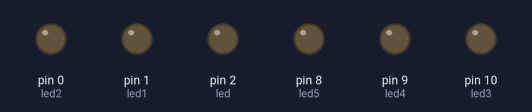
Recording of a sketch running on a simulated Arduino Uno, built with avr-gcc and run on an emulated ATmega328P. Shown: output pins drawn as LEDs (lit = HIGH).

Above: at 1.5 s.
At 2.0 s:
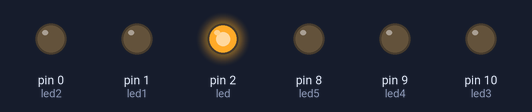
At 3.0 s:
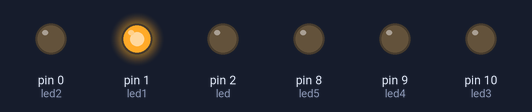
At 4.0 s:
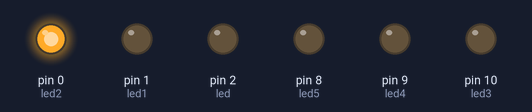
At 5.0 s:
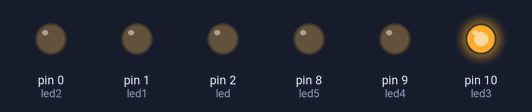
At 7.0 s:
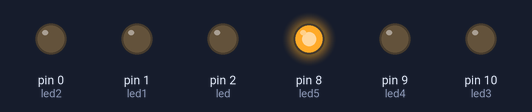
Timing chart, 0 to 9.4 s (numbered marks = the images above):
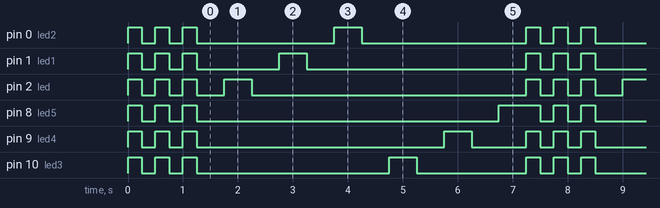

Measured:
- by itself, pin 0 (led2): repeats every 7.3 s: 2 × (LOW 0.25 s, HIGH 0.25 s), LOW 2.5 s, HIGH 0.50 s, LOW 3.0 s, HIGH 0.25 s
- by itself, pin 1 (led1): repeats every 7.3 s: 2 × (LOW 0.25 s, HIGH 0.25 s), LOW 1.5 s, HIGH 0.50 s, LOW 4.0 s, HIGH 0.25 s
- by itself, pin 2 (led): repeats every 7.3 s: 2 × (LOW 0.25 s, HIGH 0.25 s), LOW 0.50 s, HIGH 0.50 s, LOW 5.0 s, HIGH 0.25 s
- by itself, pin 8 (led5): repeats every 7.3 s: 2 × (LOW 0.25 s, HIGH 0.25 s), LOW 5.5 s, HIGH 0.75 s
- by itself, pin 9 (led4): repeats every 7.3 s: 2 × (LOW 0.25 s, HIGH 0.25 s), LOW 4.5 s, HIGH 0.50 s, LOW 1.0 s, HIGH 0.25 s
- by itself, pin 10 (led3): repeats every 7.3 s: 2 × (LOW 0.25 s, HIGH 0.25 s), LOW 3.5 s, HIGH 0.50 s, LOW 2.0 s, HIGH 0.25 s

The sketch:

Atitiny44Blink6leds.ino
```cpp
int led = 2;
int led1 = 1;
int led2 = 0;
int led3 = 10;
int led4 = 9;
int led5 = 8;
int buttonPin=3;

// the setup routine runs once when you press reset:
void setup() {

  pinMode(led, OUTPUT);
  pinMode(led1, OUTPUT);
 pinMode (led2, OUTPUT);
  pinMode (led3, OUTPUT);
  pinMode (led4,OUTPUT);
  pinMode (led5,OUTPUT);
  pinMode (buttonPin, INPUT);
}

// the loop routine runs over and over again forever:
void loop() {

 digitalWrite(led,HIGH);
  digitalWrite(led1,HIGH);
  digitalWrite(led2,HIGH);
  digitalWrite(led3,HIGH);
  digitalWrite(led4,HIGH);
  digitalWrite(led5,HIGH);
  delay (250);
  digitalWrite(led,LOW);
  digitalWrite(led1,LOW);
  digitalWrite(led2,LOW);
  digitalWrite(led3,LOW);
  digitalWrite(led4,LOW);
  digitalWrite(led5,LOW);
  delay(250);
  digitalWrite(led,HIGH);
  digitalWrite(led1,HIGH);
  digitalWrite(led2,HIGH);
  digitalWrite(led3,HIGH);
  digitalWrite(led4,HIGH);
  digitalWrite(led5,HIGH);
  delay (250);
  digitalWrite(led,LOW);
  digitalWrite(led1,LOW);
  digitalWrite(led2,LOW);
  digitalWrite(led3,LOW);
  digitalWrite(led4,LOW);
  digitalWrite(led5,LOW);
  delay (250);
  digitalWrite(led,HIGH);
  digitalWrite(led1,HIGH);
  digitalWrite(led2,HIGH);
  digitalWrite(led3,HIGH);
  digitalWrite(led4,HIGH);
  digitalWrite(led5,HIGH);
  delay(250);
   digitalWrite(led,LOW);
  digitalWrite(led1,LOW);
  digitalWrite(led2,LOW);
  digitalWrite(led3,LOW);
  digitalWrite(led4,LOW);
  digitalWrite(led5,LOW);
  delay (500);
  digitalWrite (led,HIGH);
  delay (500);
  digitalWrite (led,LOW);
  delay (500);
  digitalWrite (led1,HIGH);
  delay (500);
  digitalWrite (led1,LOW);
  delay (500);
  digitalWrite (led2,HIGH);
  delay (500);
  digitalWrite (led2,LOW);
  delay (500);
  digitalWrite (led3,HIGH);
  delay (500);
  digitalWrite (led3,LOW);
  delay (500);
  digitalWrite (led4,HIGH);
  delay (500);
  digitalWrite (led4,LOW);
  delay (500);
  digitalWrite (led5,HIGH);
  delay (500);
  digitalWrite (led5,LOW);


   }
```
